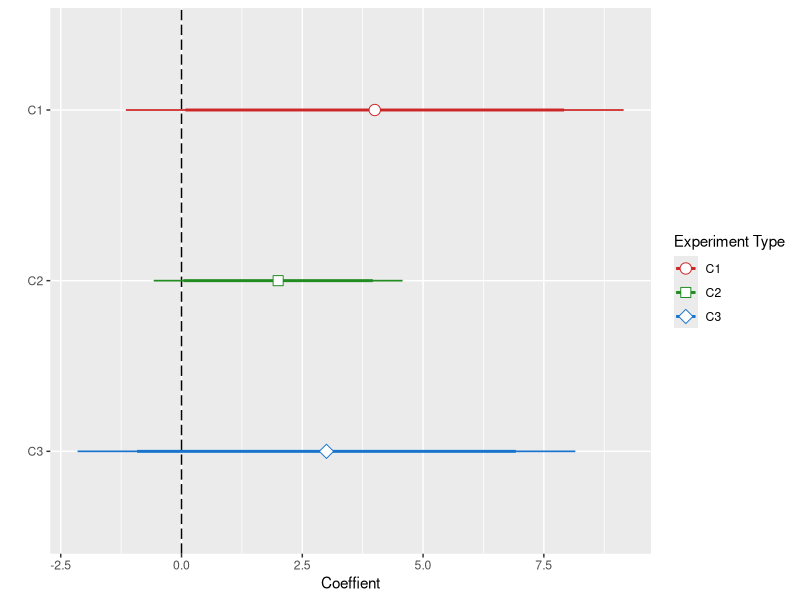

Write the R code that produced this figure.
# summary results:
cd <- as.data.frame(matrix(NA,3,3))
names(cd) <- c("mean","se","measure")
cd$mean <- c(4,2,3)
cd$se <- c(2,1,2)
cd$measure <- as.factor(c("C1","C2","C3"))
cd$revmeasure <- factor(cd$measure, levels=rev(levels(factor(cd$measure))))
# make the graph
library(ggplot2)
f <- ggplot(cd, 
            aes(x=mean,y=revmeasure,shape=measure,color=measure))
f <- f+geom_vline(xintercept=0, linetype="longdash")+
  geom_errorbarh(aes(xmax =  mean + 2.576*se, #99 confidence interval
                     xmin = mean - 2.576*se),
                 size=0.6, height=0) +
  geom_errorbarh(aes(xmax =  mean + 1.96*se, #95 confience interval
                     xmin = mean - 1.96*se),
                 size=1.0, height=0)+
  geom_point(stat="identity",size=3.5,fill="white")+
  scale_color_manual(name="Experiment Type",
                     values=c("firebrick3","forestgreen","dodgerblue3"))+
  scale_shape_manual(name="Experiment Type",values=c(21,22,23))+
  xlab("Coeffient")+ylab("")


